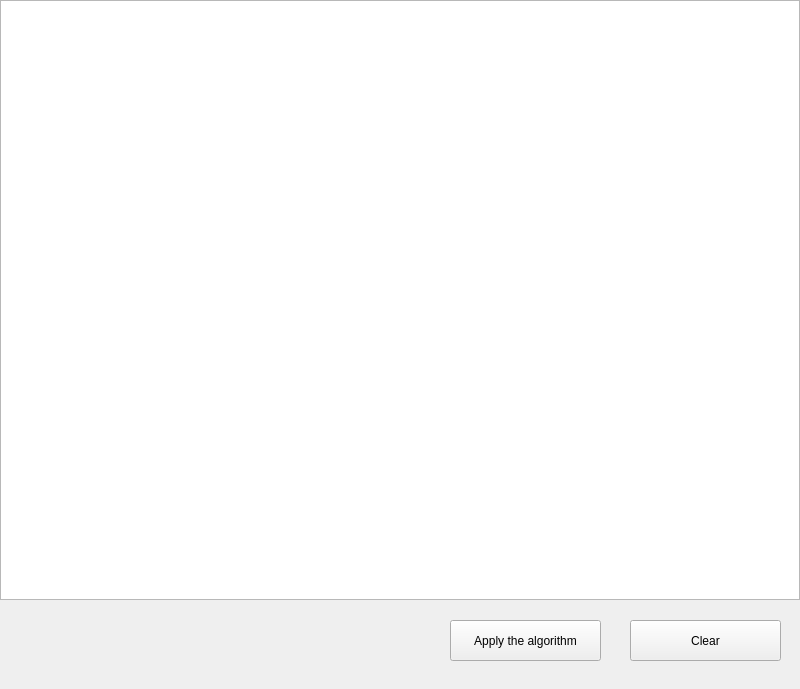
<?xml version="1.0" encoding="UTF-8"?>
<ui version="4.0">
 <class>MainWindow</class>
 <widget class="QMainWindow" name="MainWindow">
  <property name="geometry">
   <rect>
    <x>0</x>
    <y>0</y>
    <width>800</width>
    <height>689</height>
   </rect>
  </property>
  <property name="windowTitle">
   <string>MainWindow</string>
  </property>
  <widget class="QWidget" name="centralwidget">
   <widget class="QGraphicsView" name="graphicsView">
    <property name="geometry">
     <rect>
      <x>0</x>
      <y>0</y>
      <width>800</width>
      <height>600</height>
     </rect>
    </property>
   </widget>
   <widget class="QPushButton" name="pushButton">
    <property name="geometry">
     <rect>
      <x>630</x>
      <y>620</y>
      <width>151</width>
      <height>41</height>
     </rect>
    </property>
    <property name="text">
     <string>Clear</string>
    </property>
   </widget>
   <widget class="QPushButton" name="pushButton_2">
    <property name="geometry">
     <rect>
      <x>450</x>
      <y>620</y>
      <width>151</width>
      <height>41</height>
     </rect>
    </property>
    <property name="text">
     <string>Apply the algorithm</string>
    </property>
   </widget>
  </widget>
 </widget>
 <resources/>
 <connections/>
</ui>
